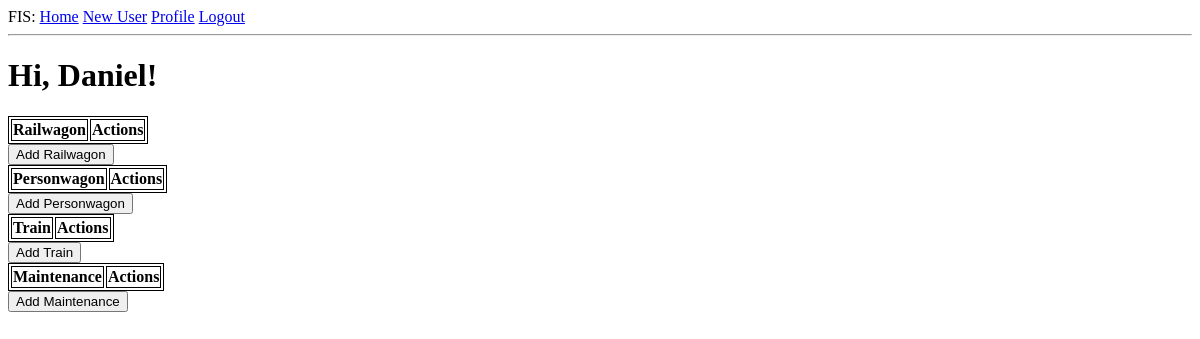
Before: /index (signed in) with the older database file.
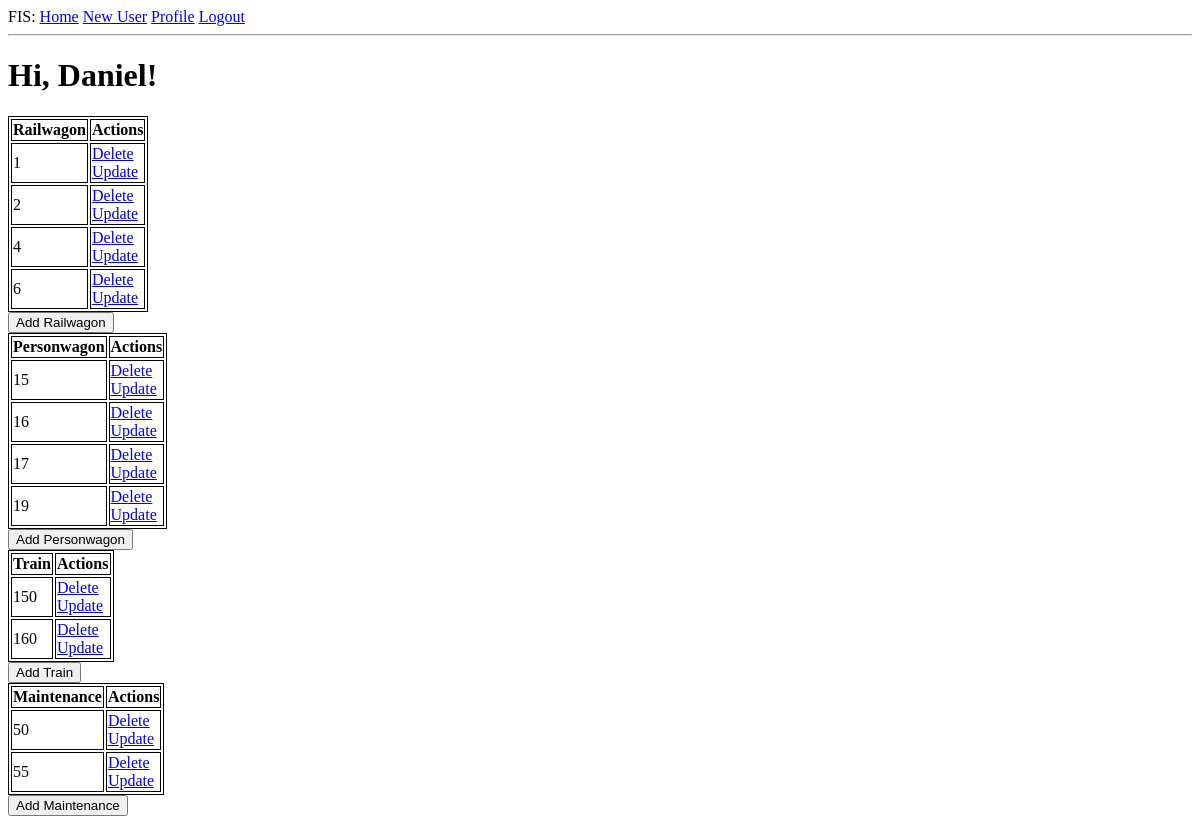
After: the same page with the newer database file.
### app/models.py (models this page shows, shortened)
class User(UserMixin, db.Model):
    id = db.Column(db.Integer, primary_key=True)
    username = db.Column(db.String(64), index=True, unique=True)
    email = db.Column(db.String(120), index=True, unique=True)
    password_hash = db.Column(db.String(128))
    role = db.Column(db.String(120), nullable=False)
    posts = db.relationship('Post', backref='author', lazy='dynamic')
    maintenances = db.relationship('Maintenance', cascade='all,delete', backref='worker', lazy='dynamic')

class Railwagon(db.Model):
    id = db.Column(db.Integer, primary_key=True)
    max_traction = db.Column(db.Integer, nullable=False)
    width = db.Column(db.Integer, nullable=False)
    train_rw = db.relationship('Train', cascade='all,delete', backref='railwagon', uselist=False)

class Personwagon(db.Model):
    id = db.Column(db.Integer, primary_key=True)
    seats = db.Column(db.Integer, nullable=False)
    max_weight = db.Column(db.Integer, nullable=False)
    width = db.Column(db.Integer, nullable=False)
    train_id_pw = db.Column(db.Integer, db.ForeignKey('train.id'))

class Train(db.Model):
    id = db.Column(db.Integer, primary_key=True)
    width = db.Column(db.Integer, nullable=False)
    railwagon_id = db.Column(db.Integer, db.ForeignKey('railwagon.id'))
    personwagons = db.relationship('Personwagon', cascade='all,delete', backref='train', lazy='dynamic')
    maintenances = db.relationship('Maintenance', backref='train', lazy='dynamic')

class Maintenance(db.Model):
    id = db.Column(db.Integer, primary_key=True)
    user_id = db.Column(db.Integer, db.ForeignKey('user.id'))
    train_id = db.Column(db.Integer, db.ForeignKey('train.id'))
    time = db.Column(db.DateTime, index=True)

### app/routes.py (the view)
@app.route('/')
@app.route('/index')
@login_required
def index():
    railwagons = Railwagon.query.all()
    personwagons = Personwagon.query.all()
    trains = Train.query.all()
    maintenances = Maintenance.query.all()
    return render_template('index.html', title='Home', railwagons=railwagons, personwagons=personwagons, trains=trains,
                           maintenances=maintenances)

### app/models.py (called while the page is built)
@login.user_loader
def load_user(id):
    return User.query.get(int(id))

### app/templates/index.html
{% extends "base.html" %}
{% block content %}
    <h1>Hi, {{ current_user.username }}!</h1>
    <table>
        <tr>
            <th>Railwagon</th>
            <th>Actions</th>
        </tr>
        {% for railwagon in railwagons %}
        <tr>
            <td>{{ railwagon.id }}</td>
            {% if current_user.role == "Admin" %}
            <td>
                <a href="/deleteRw/{{railwagon.id}}">Delete</a>
                <br>
                <a href="/updateRw/{{railwagon.id}}">Update</a>
            </td>
            {% endif %}
        </tr>
        {% endfor %}
    </table>
    {% if current_user.role == "Admin" %}
    <a href="{{ url_for('railwagon') }}">
       <button>Add Railwagon</button>
    </a>
    {% endif %}
    <table>
        <tr>
            <th>Personwagon</th>
            <th>Actions</th>
        </tr>
        {% for personwagon in personwagons %}
        <tr>
            <td>{{ personwagon.id }}</td>
            {% if current_user.role == "Admin" %}
            <td>
                <a href="/deletePw/{{personwagon.id}}">Delete</a>
                <br>
                <a href="/updatePw/{{personwagon.id}}">Update</a>
            </td>
            {% endif %}
        </tr>
        {% endfor %}
    </table>
    {% if current_user.role == "Admin" %}
    <a href="{{ url_for('personwagon') }}">
       <button>Add Personwagon</button>
    </a>
    {% endif %}
    <table>
        <tr>
            <th>Train</th>
            <th>Actions</th>
        </tr>
        {% for train in trains %}
        <tr>
            <td>{{ train.id }}</td>
            {% if current_user.role == "Admin" %}
            <td>
                <a href="/deleteTrain/{{train.id}}">Delete</a>
                <br>
                <a href="/updateTrain/{{train.id}}">Update</a>
            </td>
            {% endif %}
        </tr>
        {% endfor %}
    </table>
    {% if current_user.role == "Admin" %}
    <a href="{{ url_for('train') }}">
       <button>Add Train</button>
    </a>
    {% endif %}
    <table>
        <tr>
            <th>Maintenance</th>
            <th>Actions</th>
        </tr>
        {% for maintenance in maintenances %}
        <tr>
            <td>{{ maintenance.id }}</td>
            {% if current_user.role == "Admin" %}
            <td>
                <a href="/deleteMaintenance/{{maintenance.id}}">Delete</a>
                <br>
                <a href="/updateMaintenance/{{maintenance.id}}">Update</a>
            </td>
            {% endif %}
        </tr>
        {% endfor %}
    </table>
    {% if current_user.role == "Admin" %}
    <a href="{{ url_for('maintenance') }}">
       <button>Add Maintenance</button>
    </a>
    {% endif %}
{% endblock %}

### app/templates/base.html (shortened to what this page needs)
<!doctype html>
<html>
    <head>
    </head>
    <body>
        <div>
            FIS:
            <a href="{{ url_for('index') }}">Home</a>
            {% if current_user.is_anonymous %}
            <a href="{{ url_for('login') }}">Login</a>
            {% else %}
            {% if current_user.role == "Admin" %}
            <a href="{{ url_for('newUser') }}">New User</a>
            {% endif %}
            <a href="{{ url_for('user', username=current_user.username) }}">Profile</a>
            <a href="{{ url_for('logout') }}">Logout</a>
            {% endif %}
        </div>
        <hr>
        {% block content %}{% endblock %}
    </body>
</html>

### app/templates/base.html (style rules this page uses)
table, th, td { border: 1px solid black; }

Changed rows visible on the page:
added Railwagon: id "1"
added Railwagon: id "2"
added Railwagon: id "4"
added Railwagon: id "6"
added Personwagon: id "15"
added Personwagon: id "16"
added Personwagon: id "17"
added Personwagon: id "19"
added Train: id "150"
added Train: id "160"
added Maintenance: id "50"
added Maintenance: id "55"
